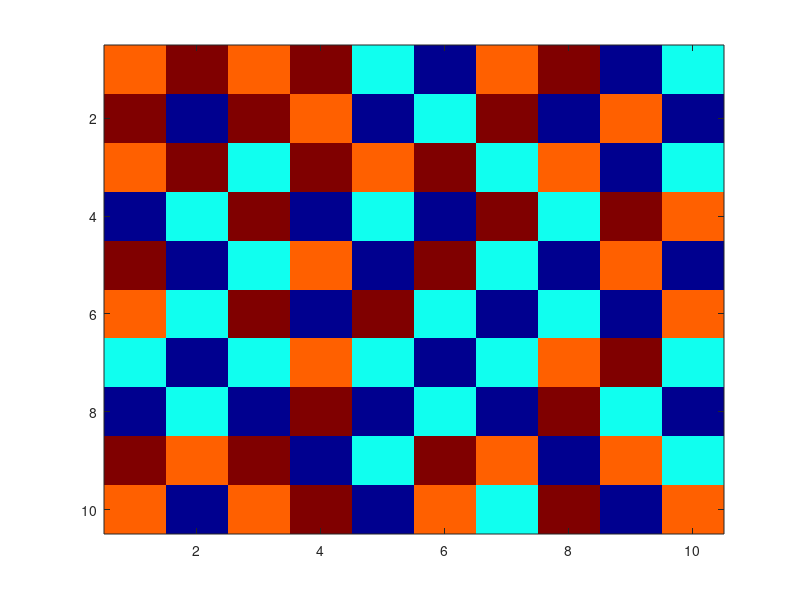
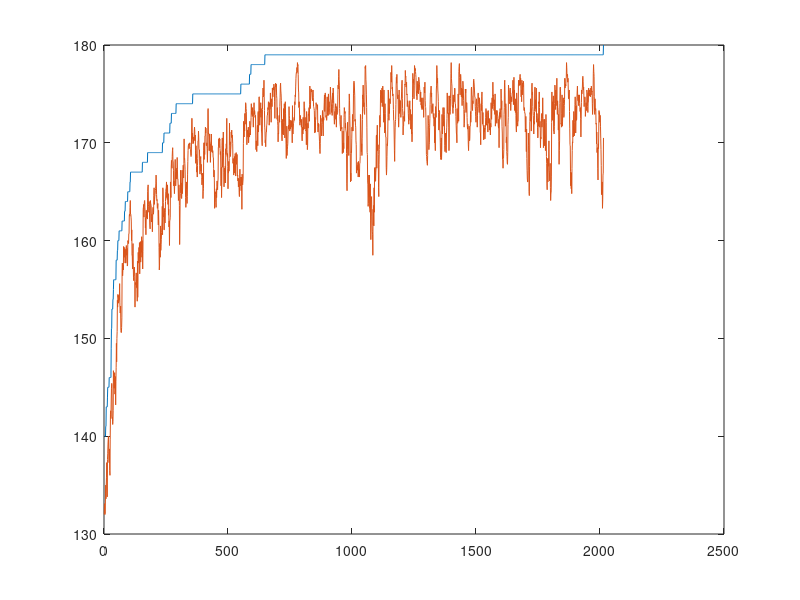

MATLAB code for these plots, in order: (Note: this script raises an error after producing the figures.)
function genalg2D

% 2-D Genetic Algorithm
%
% :: clear matlab's memory and close all open figures
clear, close all;

% :: some variables defining the population and its individuals
populationSize = 10; % the size of a population = number of individuals in a population
matrixSize = 10; % the size of the matrix we'll be using as a solution

% :: build a data structure to contain the initial population, which is a 3-dimensional array
population = zeros( matrixSize, matrixSize, populationSize );

% :: each individual in the population is initialized as a randomly filled matrixSize x matrixSize matrix
for( i = 1:populationSize )
    population( :, :, i ) = fix( 4 * rand( matrixSize, matrixSize ) );   
end

% :: a variable to keep track of the best fitness found so far
bestFitness = 0;

% :: calculate the optimal fitness
%     it is a node-edge problem so the maximum fitness can easily be computed
optimalFitness = 2 * ( ( matrixSize - 1 ) * matrixSize );

% :: let's keep track of the generation
generation = 0;

% :: do an infinite number of generations
while( 1 == 1 )
    
    % :: for each of the individuals in the population, find the fitness
    for( i = 1:populationSize )
        fitness( i ) = checkers( population( :, :, i ) );
    end
    
    % :: we're starting the new generation, keep track of this
    generation = generation + 1;
    
    % :: what's the best fitness in this population?    
    bestCurrentFitness = max( fitness );
    meanCurrentFitness = mean( fitness );
    
    % :: this will be used in generating a plot    
    plotFitnessMatrix( generation , 1 ) = generation;
    plotFitnessMatrix( generation , 2 ) = bestCurrentFitness;
    plotFitnessMatrix( generation , 3 ) = meanCurrentFitness;
    
    % :: if the optimal fitness is reached, break out    
    if( bestCurrentFitness == optimalFitness )
       disp(['Generation: ',num2str(generation)]);
       break
    end
    
    % :: displays every 25 generation output on the screen    
    if( mod(generation,25) == 0)
       disp(['Generation: ',num2str(generation),' ; Best Fitness:',num2str(bestCurrentFitness)]);
    end
        
    % :: following best fitness and plot the best solution so far on the screen
    if( bestCurrentFitness > bestFitness )
        % :: keep track of it        
        bestFitness = bestCurrentFitness;
        
        % :: show the best individual of the population in a figure
        %    this will only show the best individual if it's the best we've ever encountered
        showbestindividual( population, fitness );
    end
    
    % :: make some space to contain our newly build population    
    newPopulation = zeros( matrixSize, matrixSize, populationSize );
    
    % :: elitism: put the best inidvidual of the current population in the new population    
    newPopulation( :, :, 1 ) = bestindividual( population, fitness );
    
    % :: create children from the current population and put them in the new population    
    for( i = 2:populationSize )        
        % :: select an individual to act as parent        
        mom = select( population, fitness );
        
        % :: only use cross-over for 90% of the new children produced
        %    else copy the parent to the new population for 10% of the new children produced
        if( rand( 1 ) < 0.9 )         
            % :: select an extra individual to act as second parent            
            dad = select( population, fitness );
            
            % :: make a new child out of these parents            
            child = recombine( mutate( mom ), mutate( dad ) );
            
            % :: add the child to the new population            
            newPopulation( :, :, i ) = child;            
        else            
            newPopulation( :, :, i ) = mutate( mom );            
        end    
    end
    
    % :: overwrite the old population with the new one    
    population = newPopulation;
    
 end 

 % :: plot best individual to the screen 
 figure(1);
 showbestindividual( population, fitness );
 
 % :: plot the development of the fitness as a function of the time (generations)
 figure(2);
 plot(plotFitnessMatrix(:,1),[plotFitnessMatrix(:,2) plotFitnessMatrix(:,3)]);
 legend('Best Fitness','Mean Fitness',0);
 xlabel('Generations');
 ylabel('Fitness');
 
 
 
% --- THE SUBFUNCTION checkers - THIS IS AN INTERNAL FUNCTION ---
 
function f = checkers( individual )

% arguments: a matrix
% functionality: return the fitness of the coloring
[m, n] = size( individual );
f = 0;

for i = 1:m
    for j = 1:n
        k = individual( i, j );
        if( i < m )
            if( k ~= individual( i+1, j ) )
                f = f + 1;
            end
        end
        if( j < n )
           if( k ~= individual( i, j+1 ) )
               f = f + 1;
           end
        end
    end
end



% --- THE SUBFUNCTION showbestindividual - THIS IS AN INTERNAL FUNCTION ---

function showbestindividual( population, fitness )

% arguments: a population of individuals and a vector of fitnesses
% functionality: find the best individual in the population and show it in a figure
image( 25 * bestindividual( population, fitness ) ); % make a figure out of this best individual
colormap( jet ); % give it a color scheme
pause( .001 ); % give the computer some time to start drawing



% --- THE SUBFUNCTION bestindividual - - THIS IS AN INTERNAL FUNCTION ---

function result = bestindividual( population, fitness )

% arguments: a population of individuals and a vector of fitnesses
% functionality: find the best individual in the population
bestFitness = max( fitness ); % what is the best fitness?
bestIndividuals = find( fitness == bestFitness ); % which individuals have the best fitness
result = population( :, :, bestIndividuals(1) ); % we will only need one



% --- THE SUBFUNCTION select - - THIS IS AN INTERNAL FUNCTION ---

function selected = select( population, fitness )

% arguments: a population of individuals and a vector of fitnesses
% functionality: select an individual from the population, proportionate to the fitness
[m, n] = size( fitness );
s = sum( fitness );
roulette = s*rand( 1 );
currentSum = 0;
picked = n;

for i = 1:n
    if currentSum + fitness(i) < roulette
        picked = i;
    end
    currentSum = currentSum + fitness(i);
end

selected = population( :, :, picked );



% --- THE SUBFUNCTION recombine - - THIS IS AN INTERNAL FUNCTION ---

function child = recombine( mom, dad )

% arguments: two "parent" matrices
% functionality: return a recombination of these parents
sizeMom = size( mom );
sizeDad = size( dad );

if( sizeMom == sizeDad )
   
    child = zeros( sizeMom( 1 ) , sizeMom( 1 ) );
   
    % Selects a lower triangular matrix out of the Mom or Dad matrices and
    % combines them to a new child.
    
    diagParams = -sizeMom( 1 ) : 1 : sizeMom( 1 );
    sizeDiags = size( diagParams );
    indexDiagParam = fix( sizeDiags( 2 ) * ( rand( 1 ) ) ) + 1;
    cutDiagParam = diagParams( indexDiagParam );
   
    chooseMomOrDadAsUpper = fix( 2 * rand( 1 ) );
    
    if( chooseMomOrDadAsUpper == 0 ) % Mom as upper
       
       child = child + triu( mom , cutDiagParam );
       child = child + tril( dad , cutDiagParam - 1 );
              
    else % Dad as upper
       
       child = child + triu( dad , cutDiagParam );
       child = child + tril( mom , cutDiagParam - 1 );
      
    end
    
else % sizeMom != sizeDad
    
    disp( 'Error: when recombining, both parents should have the same size' );
    
end



% --- THE SUBFUNCTION mutate - - THIS IS AN INTERNAL FUNCTION ---

function mutated = mutate( original )

% arguments: an individual, a matrix
% functionality: return a mutated version of the matrix
[m n] = size( original );

for i = 1 : m
   for j = 1 : n
      if( rand( 1 ) > 0.99 )
         original( i , j ) = fix( 4 * rand( 1 ) );
      end
   end
end

mutated = original;   

% --- END OF CODE ---